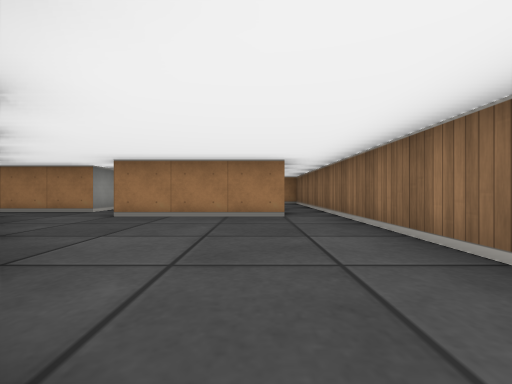
view 1 (above)

23 first-person views from a walk through a cub3D maze. The camera is about half as high as the walls, looks level and sees 90° across. The floor is counted in squares. Each view is taken from the middle of a square. On the plan, view 1 faces up. The plan holds only what a view shows up to about 9 squares ahead; the rest is blank.

view 2
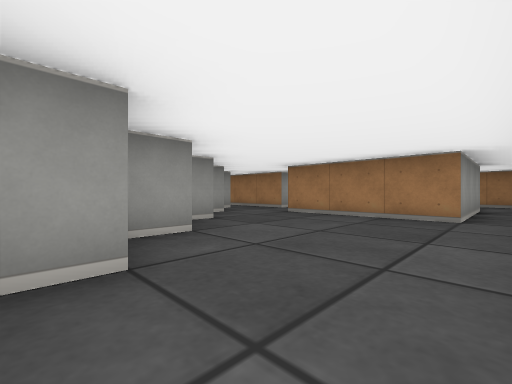

view 3
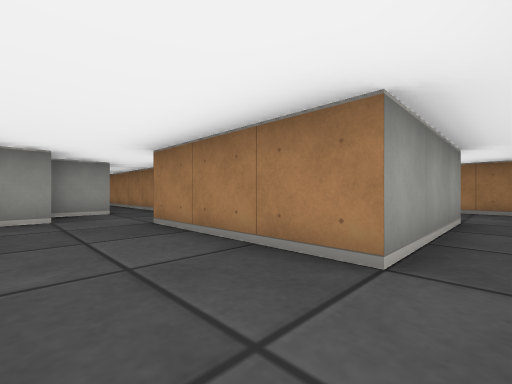

view 4
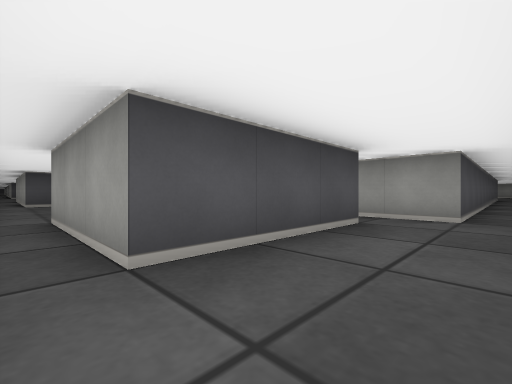

view 5
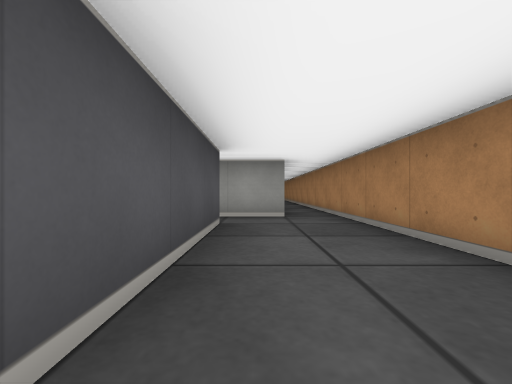

view 6
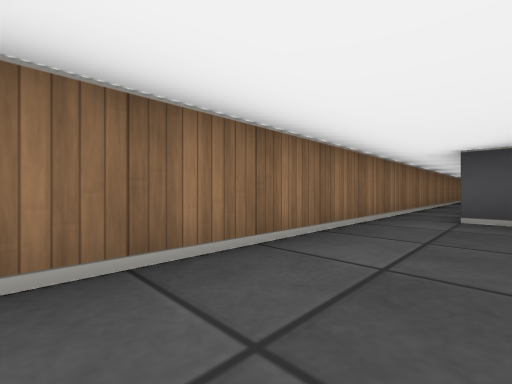

view 7
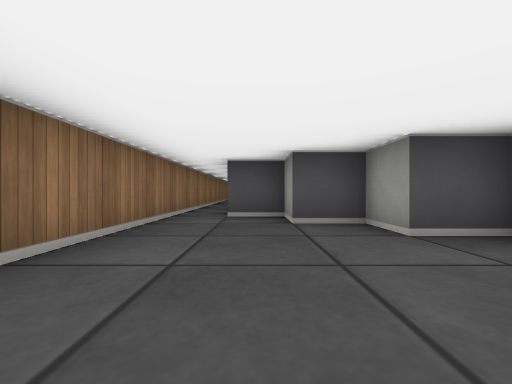

view 8
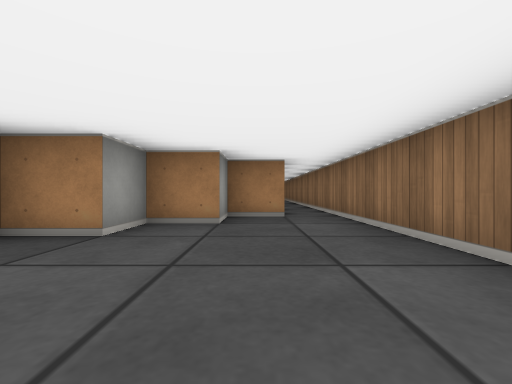

view 9
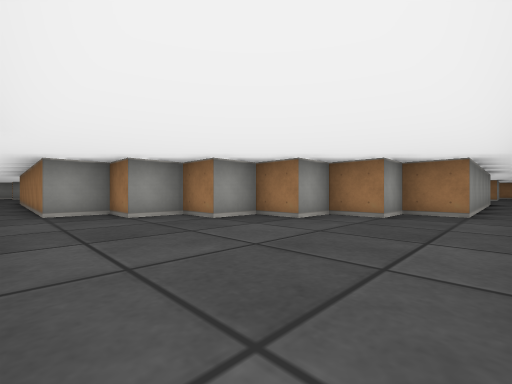

view 10
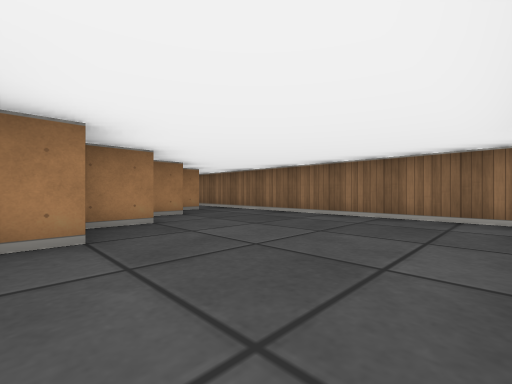

view 11
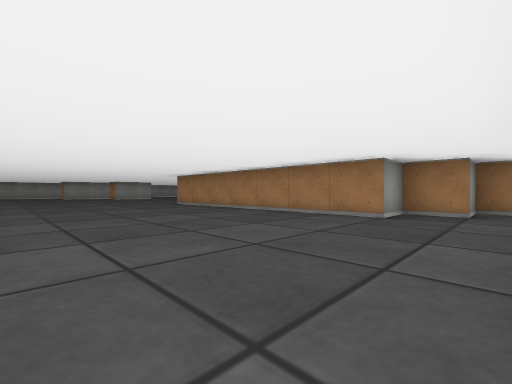

view 12
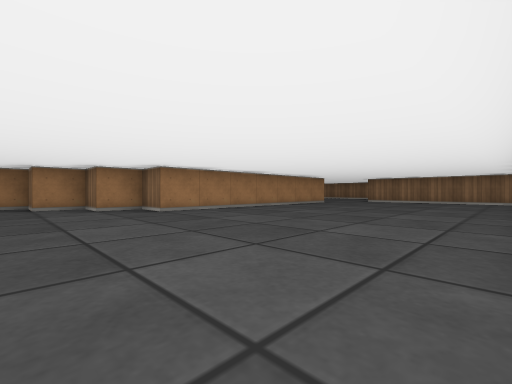

view 13
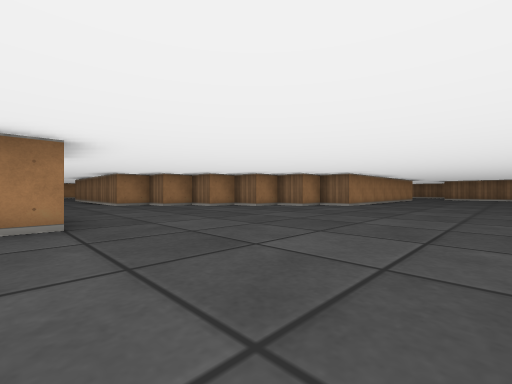

view 14
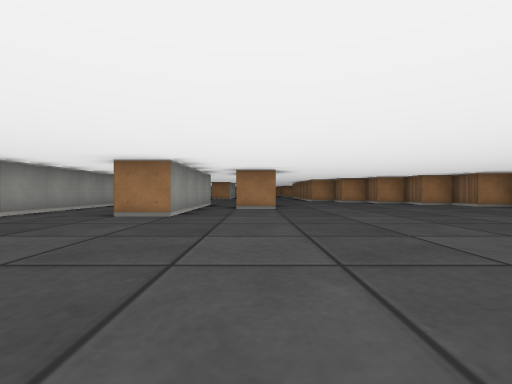

view 15
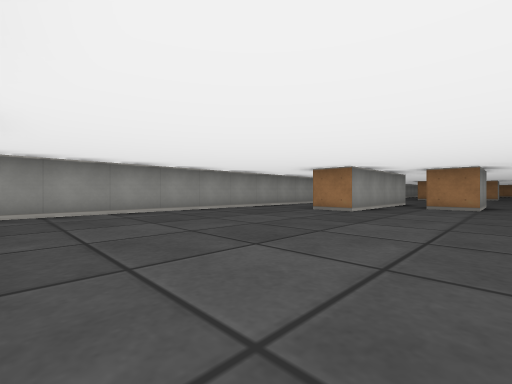

view 16
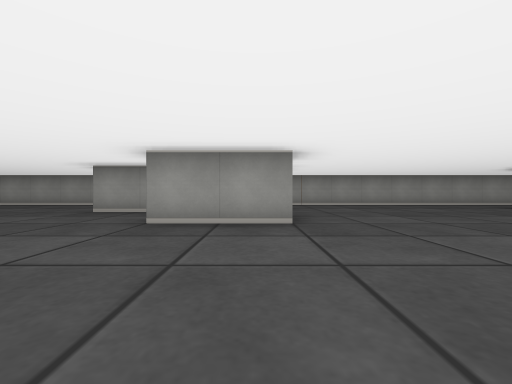

view 17
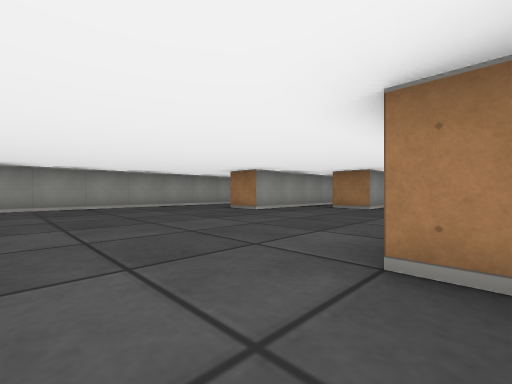

view 18
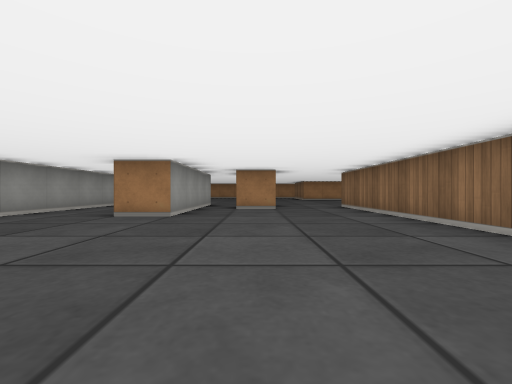

view 19
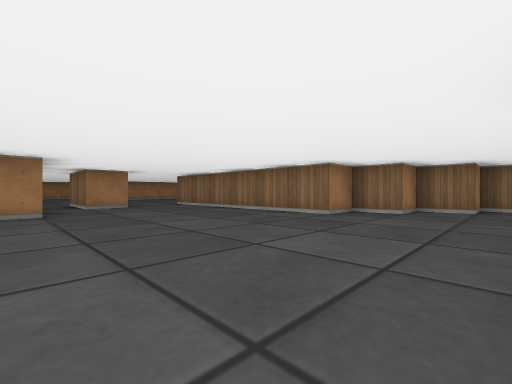

view 20
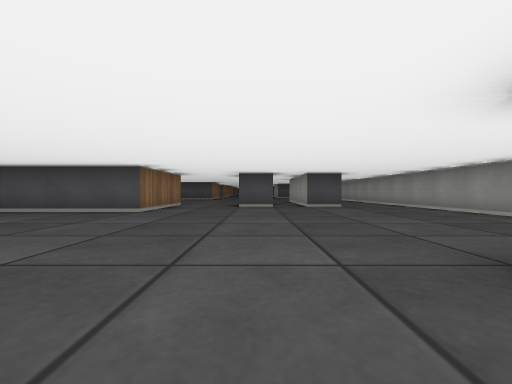

view 21
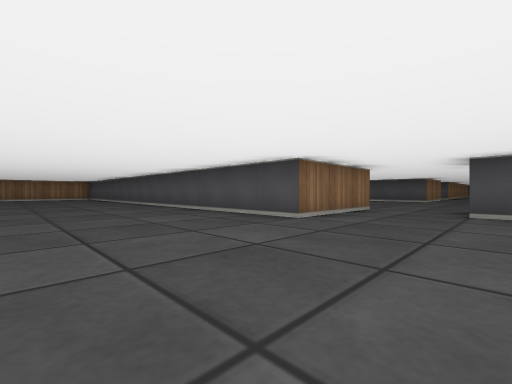

view 22
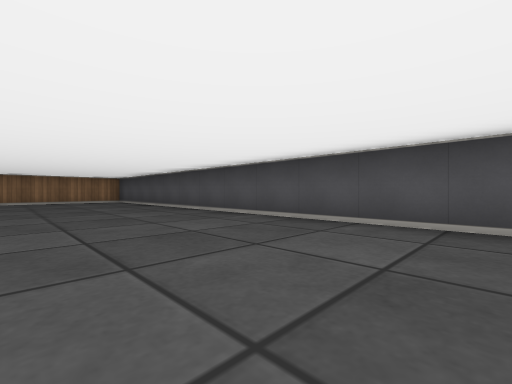

view 23
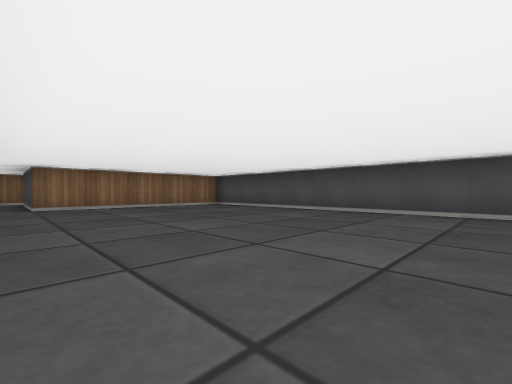

### Floor plan
Ten units are one square. View 1 is at (0, 0); x grows to the right and y downward. Boxes are objects, and circles mark ways between rooms. Rooms are numbered by the first view taken in them; rooms with no view inside come last. Other rooms are left out.
<svg viewBox="-240 -100 260 310">
<path fill="none" stroke="#000" d="M-25 -26 -25 -20M-25 -15 -15 -15 -15 -5 -5 -5 -5 5 5 5M-35 -36 -35 -30M-35 -55 -45 -55M-45 -45 -45 -36M15 4 15 -75M5 -75 5 -45 -25 -45M-25 -75 5 -75M10 -95 -35 -95M-35 -85 -35 -55M15 -75 15 -90M-16 125 1 125M15 126 15 4M5 5 5 65 -5 65 -5 75 -15 75 -15 85 -25 85 -25 95 -35 95 -35 105M-185 95 -185 115 -195 115M-205 95 -205 135 -215 135M-165 195 -165 175 -28 175M-195 195 -185 195M-216 195 -205 195M-205 15 -205 35 -215 35M-185 5 -185 15 -195 15M-35 105 -45 105 -45 115 -115 115 -115 105 -125 105 -125 95 -135 95 -135 85 -145 85 -145 75 -155 75 -155 65 -165 65 -165 5M-235 -1 -235 185M-25 172 -25 125 -16 125"/>
<circle cx="-30" cy="-65" r="3" fill="#2a7"/>
<circle cx="10" cy="-80" r="3" fill="#2a7"/>
<circle cx="10" cy="10" r="3" fill="#2a7"/>
<circle cx="-30" cy="117" r="3" fill="#2a7"/>
<text x="-10" y="-30">1</text>
<text x="-10" y="-80">2</text>
<text x="0" y="80">3</text>
<text x="-160" y="120">4</text>
</svg>
Room 1 opens to room 2. Room 1 opens to room 3. Room 3 opens to room 4.

Where each view was taken, in squares from view 1:
view 1: 0 up, 0 right, facing up
view 2: 0 up, 1 right, facing up-left
view 3: 3 up, 1 right, facing up-left
view 4: 9 up, 1 right, facing down-left
view 5: 8 up, 1 right, facing left
view 6: 4 up, 0 right, facing down-right
view 7: 4 up, 0 right, facing down
view 8: 11 down, 0 right, facing up
view 9: 12 down, 1 right, facing up-left
view 10: 12 down, 3 left, facing up-right
view 11: 16 down, 3 left, facing up-left
view 12: 17 down, 14 left, facing up-right
view 13: 15 down, 19 left, facing up-right
view 14: 18 down, 19 left, facing up
view 15: 19 down, 18 left, facing up-left
view 16: 10 down, 15 left, facing left
view 17: 8 down, 16 left, facing up-left
view 18: 8 down, 19 left, facing up
view 19: 9 down, 21 left, facing up-right
view 20: 12 down, 19 left, facing down
view 21: 14 down, 19 left, facing down-right
view 22: 14 down, 14 left, facing down-right
view 23: 12 down, 10 left, facing down-right
